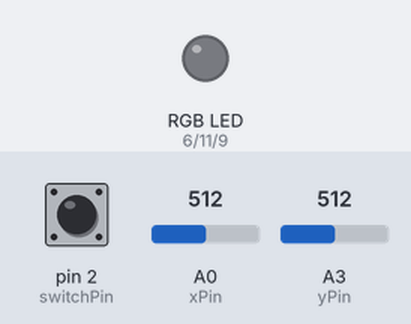
The sketch below on a simulated Arduino Uno, built with avr-gcc and run on an emulated ATmega328P. Shown: an RGB LED mixed from three pins (HIGH = lit). Inputs (shaded band) come from the test bench; at power-on: A0 (xPin) = 512, A3 (yPin) = 512, pin 2 (switchPin) HIGH. Dim RGB values are drawn brighter than linear.

Above: at 1.2 s.
1.3 s: A0 (xPin) set to 586
2.8 s: A0 (xPin) set to 618
At 3.1 s:
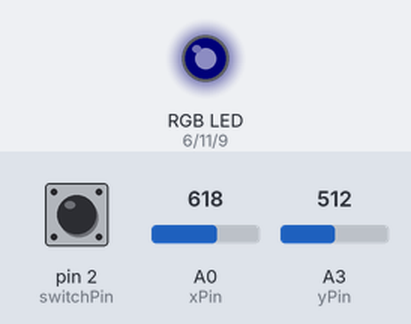
5.8 s: A3 (yPin) set to 409
8.8 s: A3 (yPin) set to 384
At 9.11 s:
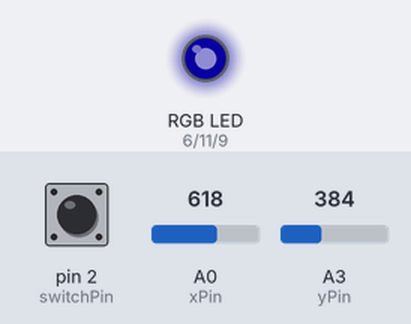
11.8 s: pin 2 (switchPin) pulled LOW for 0.25 s
At 12.31 s:
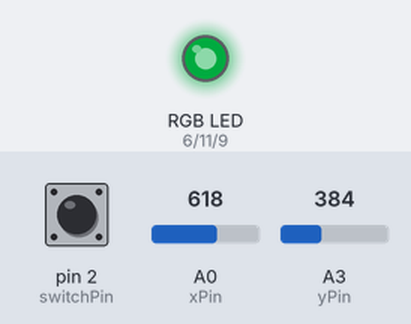
14.8 s: pin 2 (switchPin) pulled LOW for 1 s
At 15.92 s:
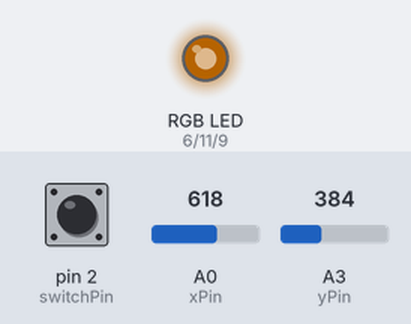
Timing chart, 0 to 23.3 s (numbered marks = the images above; inputs shaded):
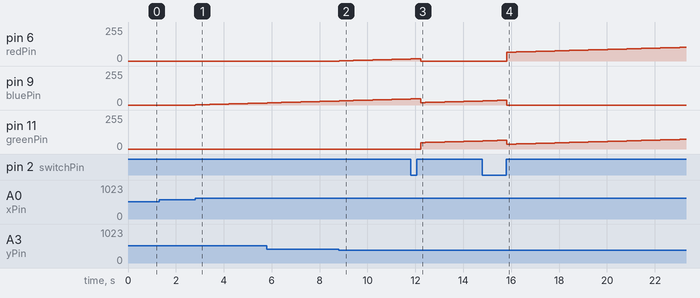

Measured:
- after the input at 1.3 s, every drawn part: stays the same
- after the input at 2.8 s, pin 9 (bluePin): moves from 0/255 to 15/255 over 2.8 s, starting at once
- after the input at 8.8 s, pin 6 (redPin): moves from 0/255 to 15/255 over 2.8 s, starting at once
- after the input at 11.8 s, pin 11 (greenPin): moves from 0/255 to 60/255 over 2.4 s, starting after 0.42 s
- after the input at 14.8 s, pin 6 (redPin): moves from 0/255 to 103/255 over 7.4 s, starting after 1.0 s

The sketch:

FINAL_CODE_ItaloDisco.ino
```cpp
//ITALO DISCO
//RGB-LED with joystick colour control
//joystick mixes two colors (Red-Green, Green-Blue, or Blue-Red)
//pressing the joystick up/down increases/decreases first color
//pressing the joystick right/left increases/decreases second color
//clicking the joystick switches which colors get mixed
//Pins Joystick: A0, A3, 2
//Pins LED: 6, 9, 11

//Joystick
const int xPin = A0; //x-axis
const int yPin = A3; //y-axis
int xVal; //value on x-axis
int yVal; //value on y-axis
const int switchPin = 2; //joystick as pushbutton
int switchValOld = 1; //old state (0 = pressed, 1 = not pressed)
int switchValNew; //new state

//Colors
const int redPin = 6;
const int bluePin = 9;
const int greenPin = 11;
int xColPin = 9; //current LED on x-axis, default: blue
int yColPin = 11; //current LED on y-axis, default: green
int xCol = 0; //current shade of color on x-axis
int yCol = 0; //current shade of color on y-axis
const int shadeStep = 1; //steps by which shade is altered
const int xArr[] = {redPin, bluePin, greenPin}; //order of colors to be mapped to x-axis
const int yArr[] = {greenPin, redPin, bluePin}; //order of colors to be mapped to y-axis
const int cArr[] = {bluePin, greenPin, redPin}; //order of colors to be left out
int comboState = 1; //current color combination (1 - 2 - 3)
const int delayTime = 200;

void setup() {
  //Joystick
  pinMode(xPin, INPUT);
  pinMode(yPin, INPUT);
  pinMode(switchPin, INPUT);
  digitalWrite(switchPin, HIGH); //pull-up resistor switch

  //Colors
  pinMode(redPin, OUTPUT);
  pinMode(bluePin, OUTPUT);
  pinMode(greenPin, OUTPUT);

}

void loop() {

  //Reading the joystick value
  xVal = analogRead(xPin);
  yVal = analogRead(yPin);
  switchValNew = digitalRead(switchPin);

  //switching color combo
  if(switchValOld == 0 && switchValNew == 1)
  { //checks if button was pressed -> switches combo when not pressed anymore
    comboState = (comboState + 1) % 3;
  }
  switchValOld = switchValNew;

  //assigning colors according to the current color combo
  xColPin = xArr[comboState];
  yColPin = yArr[comboState];

  //increasing color on x-axis
  if(xVal > 600)
  {
    xCol = xCol + shadeStep;

    if(xCol > 248)
    {
      xCol = 255;
    }
  }

  //decreasing color on x-axis
  if(xVal < 400)
  {
    xCol = xCol - shadeStep;
    if(xCol < 3)
    {
      xCol = 0;
    }
  }


  //increasing color on y-axis
  if(yVal < 400)
  {
    yCol = yCol + shadeStep;
    if(yCol > 245)
    {
      yCol = 255;
    }
  }

  //decreasing color on y-axis
  if(yVal > 600)
  {
    yCol = yCol - shadeStep;
    if(yCol < 3)
    {
      yCol = 0;
    }
  }

  //Turning LEDs on/off, accordingly
  analogWrite(xColPin, xCol);
  analogWrite(yColPin, yCol);
  digitalWrite(cArr[comboState], LOW); //turns off third color

  delay(delayTime);
}
```
